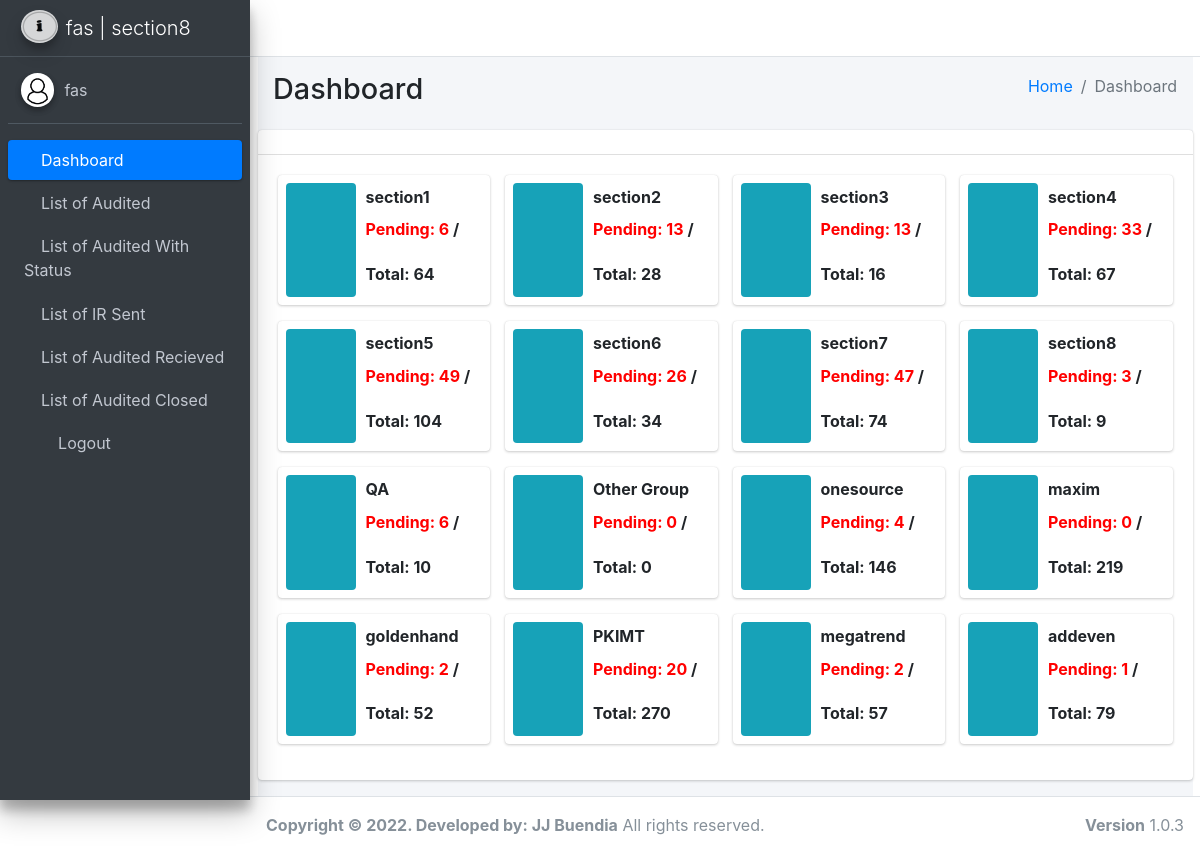
Page /page/fas/dashboard.php (signed in) on the committed database.
### tables this page shows
CREATE TABLE `ialert_account` (
  `id` int(20) NOT NULL,
  `username` varchar(255) DEFAULT NULL,
  `password` varchar(255) DEFAULT NULL,
  `role` varchar(255) DEFAULT NULL,
  `esection` varchar(255) DEFAULT NULL,
  `car_maker` varchar(255) DEFAULT NULL,
  `sections` varchar(255) DEFAULT NULL
);

### process/session.php (called while the page is built, shortened)
<?php
	include 'login.php';
	if (isset($_SESSION['username'])) {
		$username = $_SESSION['username'];
		$q = "SELECT * FROM ialert_account WHERE username = '$username'";
		$stmt = $conn->prepare($q);
		$stmt->execute();
		if ($stmt->rowCount() > 0) {
			foreach($stmt->fetchALL() as $i){
				$role = $i['role'];
				$esection = $i['esection'];
				$section = $i['sections'];
			}
		}else{
			session_unset();
			session_destroy();
			header('location: ../../index.php');
		}
	}else{
		session_unset();
		session_destroy();
		header('location: ../../index.php');
	}
?>

### page/fas/plugins/sidebar/dashboardbar.php (the view, shortened to what this page needs)
<aside class="main-sidebar sidebar-dark-primary elevation-4">
  <a href="#" class="brand-link">
    <img src="../../dist/img/i.png" alt="TRS Logo" class="brand-image img-circle elevation-3" style="opacity: .8">
    <span class="brand-text font-weight-light"><?=$esection;?> | <?=$section;?></span>
  </a>
  <div class="sidebar">
    <div class="user-panel mt-3 pb-3 mb-3 d-flex">
      <div class="image">
        <img src="../../dist/img/user.png" class="img-circle elevation-2" alt="User Image">
      </div>
      <div class="info">
        <a href="#" class="d-block"><?=$role;?></a>
      </div>
    </div>
    <nav class="mt-2">
      <ul class="nav nav-pills nav-sidebar flex-column" data-widget="treeview" role="menu" data-accordion="false">
             <li class="nav-item">
          <a href="dashboard.php" class="nav-link active">
            <i class="fas fa-chalkboard"></i>
            <p>
              Dashboard
            </p>
          </a>
        </li>
        <li class="nav-item">
          <a href="audited_list_fas.php" class="nav-link">
            <i class=" fas fa-list"></i>
            <p>
            List of Audited
            </p>
          </a>
        </li>
          <li class="nav-item">
          <a href="audited_list_status_fas.php" class="nav-link ">
            <i class=" fas fa-tasks"></i>
            <p>
            List of Audited With Status
            </p>
          </a>
        </li>
         <li class="nav-item">
          <a href="audited_send.php" class="nav-link">
            <i class=" fas fa-tasks"></i>
            <p>
            List of IR Sent
            </p>
          </a>
        </li>
           <li class="nav-item">
          <a href="audit_recieved.php" class="nav-link">
            <i class=" fas fa-tasks"></i>
            <p>
            List of Audited Recieved
            </p>
          </a>
        </li>
         <li class="nav-item">
          <a href="audited_close.php" class="nav-link">
            <i class=" fas fa-tasks"></i>
            <p>
            List of Audited Closed
            </p>
          </a>
        </li>
       <?php include 'logout.php' ;?>
      </ul>
    </nav>
  </div>
</aside>

### page/fas/plugins/navbar.php (shortened to what this page needs)
<?php
include '../../process/session.php';
?>
<!DOCTYPE html>
<html lang="en">
<head>
  <link rel="stylesheet" href="../../dist/css/font.min.css">
  <link rel="stylesheet" href="../../plugins/fontawesome-free/css/all.min.css">
  <link rel="stylesheet" href="../../dist/css/adminlte.min.css">
  <link rel="stylesheet" href="../../plugins/overlayScrollbars/css/OverlayScrollbars.min.css">
</head>
<body class="hold-transition sidebar-mini layout-fixed">
<div class="wrapper">
  <nav class="main-header navbar navbar-expand navbar-white navbar-light">
    <ul class="navbar-nav">
      <li class="nav-item">
        <a class="nav-link" data-widget="pushmenu" href="#" role="button"><i class="fas fa-bars"></i></a>
      </li>
    </ul>
    <ul class="navbar-nav ml-auto">
      <li class="nav-item">
        <a class="nav-link" data-widget="fullscreen" href="#" role="button">
          <i class="fas fa-expand-arrows-alt"></i>
        </a>
      </li>
    </ul>
  </nav>

### page/fas/plugins/sidebar/logout.php
<li class="nav-item">
    <a href="#" class="nav-link" data-toggle="modal" data-target="#logout-modal">
      <i class="nav-icon far fa-circle text-danger"></i>
      <p class="text">Logout</p>
    </a>
</li>

### page/fas/dashboard.php (shortened to what this page needs)
<?php include 'plugins/navbar.php';?>
<?php include 'plugins/sidebar/dashboardbar.php';?>
<section class="content">
      <div class="container-fluid">
  <div class="content-wrapper">
    <div class="content-header">
      <div class="container-fluid">
        <div class="row mb-2">
          <div class="col-sm-6">
            <h1 class="m-0">Dashboard</h1>
          </div>
          <div class="col-sm-6">
            <ol class="breadcrumb float-sm-right">
              <li class="breadcrumb-item"><a href="#">Home</a></li>
              <li class="breadcrumb-item active">Dashboard</li>
            </ol>
          </div>
        </div>
      </div>
    </div>
       <div class="row">
          <div class="col-12">
            <div class="card">
              <div class="card-header">
              </div>
              <div class="card-body">
                <div class="row">
<?php
  include '../../process/conn.php';
  $query = "SELECT DISTINCT section FROM ialert_section WHERE section IN ('section1','section2','section3','section4','section5','section6','section7','section8','section9') ORDER BY section ASC";
  $stmt = $conn->prepare($query);
  $stmt->execute();
  if ($stmt->rowCount() > 0) {
    foreach($stmt->fetchALL() as $j){
      $section = $j['section'];
      $query = "SELECT COUNT(total) AS total FROM (SELECT id as total FROM ialert_audit WHERE pd = 'IR' AND line_no != 'initial' AND section = '$section'AND provider = 'FAS' AND edit_count = 0 AND date_recieved IS NULL
        UNION ALL
        SELECT id as total FROM ialert_audit WHERE edit_count != 0 AND line_no != 'initial' AND section = '$section'  AND provider = 'FAS' AND date_recieved IS NULL) AS J";
      $stmt = $conn->prepare($query);
      $stmt->execute();
      if ($stmt->rowCount() > 0) {
        foreach($stmt->fetchALL() as $j){
          echo '
          <div class="col-lg-3">
            <div class="info-box">
                <span class="info-box-icon bg-info"><i class="fas fa-users"></i></span>
          <div class="info-box-content">
                        <span class="info-box-text"><b>'.$section.'</b></span>
                        <span class="info-box-number"><label style="color:red;">Pending: <label id="count_sec1">'.$j['total'].'</label></label></label>';
?>
 <?php
 $query = "SELECT count(*) as grand_total from ialert_audit where line_no != 'initial' AND section = '$section' AND provider = 'FAS'";
 $stmt = $conn->prepare($query);
 $stmt->execute();
 foreach($stmt->fetchALL() as $j){
                         echo' /  <label>Total: <label id="grand_total"></label>'.$j['grand_total'].'</label> </span>
                    </div>
              </div>
        </div>
          ';
          }
        }
      }
    }
  }
?>
<?php
$qa_total = 0;
$qa_grand_total = 0;
$query = "SELECT DISTINCT section FROM ialert_section WHERE section IN ('qa-initial','qa-final') ORDER BY section ASC";
$stmt = $conn->prepare($query);
$stmt->execute();
if ($stmt->rowCount() > 0) {
  foreach ($stmt->fetchALL() as $j) {
    $section = $j['section'];
    $query = "SELECT COUNT(*) as total FROM ialert_audit WHERE edit_count !=0  AND section = '$section' AND provider = 'fas' AND date_recieved IS NULL";
    $stmt = $conn->prepare($query);
    $stmt->execute();
    if ($stmt->rowCount() > 0) {
      foreach ($stmt->fetchALL() as $j) {
        $qa_total += intval($j['total']);
        $query = "SELECT count(*) as grand_total from ialert_audit where section = '$section' AND provider = 'FAS'";
        $stmt = $conn->prepare($query);
        $stmt->execute();
        foreach ($stmt->fetchALL() as $j) {
          $qa_grand_total += intval($j['grand_total']);
        }
      }
    }
  }
  echo '<div class="col-lg-3">
              <div class="info-box">
              <span class="info-box-icon bg-info"><i class="fas fa-users"></i></span>
                    <div class="info-box-content">
                        <span class="info-box-text"><b>QA</b></span>
                        <span class="info-box-number"><label style="color:red;">Pending: <label id="count_sec1">' . $qa_total . '</label></label></label>
                        /  <label>Total: <label id="grand_total"></label>' . $qa_grand_total . '</label> </span>
                    </div>
              </div>
        </div>';
}
?>
<?php
$other_group_total = 0;
$other_group_grand_total = 0;
$query = "SELECT DISTINCT section FROM ialert_section WHERE
          section IN ('battery', 'pe-ame', 'eq-final', 'warehouse', 'it', 'dock-audit', 'tube-cutting', 'hr-ga', 'QC-QC', 'PE', 'fabrication', 'safety', 'qm', 'me', 'mpd', 'pdcd', 'fgi')
          ORDER BY section ASC";
$stmt = $conn->prepare($query);
$stmt->execute();
if ($stmt->rowCount() > 0) {
  foreach ($stmt->fetchALL() as $j) {
    $section = $j['section'];
    $query = "SELECT COUNT(*) as total FROM ialert_audit WHERE edit_count !=0  AND section = '$section' AND provider = 'fas' AND date_recieved IS NULL";
    $stmt = $conn->prepare($query);
    $stmt->execute();
    if ($stmt->rowCount() > 0) {
      foreach ($stmt->fetchALL() as $j) {
        $other_group_total += intval($j['total']);
        $query = "SELECT count(*) as grand_total from ialert_audit where section = '$section' AND provider = 'FAS'";
        $stmt = $conn->prepare($query);
        $stmt->execute();
        foreach ($stmt->fetchALL() as $j) {
          $other_group_grand_total += intval($j['grand_total']);
        }
      }
    }
  }
  echo '<div class="col-lg-3">
              <div class="info-box">
              <span class="info-box-icon bg-info"><i class="fas fa-users"></i></span>
                    <div class="info-box-content">
                        <span class="info-box-text"><b>Other Group</b></span>
                        <span class="info-box-number"><label style="color:red;">Pending: <label id="count_sec1">' . $other_group_total . '</label></label></label>
                        /  <label>Total: <label id="grand_total"></label>' . $other_group_grand_total . '</label> </span>
                    </div>
              </div>
        </div>';
}
?>
<?php
$query ="SELECT DISTINCT provider FROM ialert_audit where provider NOT IN ('fas','ipromote','natcorp')";
$stmt = $conn->prepare($query);
$stmt->execute();
if ($stmt->rowCount() > 0) {
  foreach($stmt->fetchALL() as $j){
    $provider = $j['provider'];
    $query = "SELECT COUNT(*) as total FROM ialert_audit WHERE edit_count !=0 AND provider = '$provider' AND date_recieved IS NULL";
    $stmt = $conn->prepare($query);
    $stmt->execute();
    if ($stmt->rowCount() > 0) {
      foreach($stmt->fetchALL() as $j){
      echo '
          <div class="col-lg-3">
            <div class="info-box">
                <span class="info-box-icon bg-info"><i class="fas fa-users"></i></span>
          <div class="info-box-content">
                        <span class="info-box-text"><b>'.$provider.'</b></span>
                        <span class="info-box-number"><label style="color:red;">Pending: <label id="count_sec1">'.$j['total'].'</label></label></label>';
?>
<?php
 $query = "SELECT count(*) as grand_total from ialert_audit where provider = '$provider'";
 $stmt = $conn->prepare($query);
 $stmt->execute();
 foreach($stmt->fetchALL() as $j){
                         echo' /  <label>Total: <label id="grand_total"></label>'.$j['grand_total'].'</label> </span>
                    </div>
              </div>
        </div>
          ';
          }
        }
      }
    }
  }
?>
</div>
                </div>
              </div>
            </div>
          </div>
        </div>
</div>
</div>
<?php include 'plugins/footer.php';?>

### page/fas/plugins/footer.php (shortened to what this page needs)
  <footer class="main-footer">
    <strong>Copyright &copy; 2022. Developed by: JJ Buendia</strong>
    All rights reserved.
    <div class="float-right d-none d-sm-inline-block">
      <b>Version</b> 1.0.3
    </div>
  </footer>
<?php
include '../../modals/logout.php';
?>
</body>
</html>

### rows in the picture
ialert_account: esection "fas", sections "section8", role "fas"

### other values in the picture
$section "section1"
$j['total'] "6"
$j['grand_total'] "64"
$section "section2"
$j['total'] "13"
$j['grand_total'] "28"
$section "section3"
$j['grand_total'] "16"
$section "section4"
$j['total'] "33"
$j['grand_total'] "67"
$section "section5"
$j['total'] "49"
$j['grand_total'] "104"
$section "section6"
